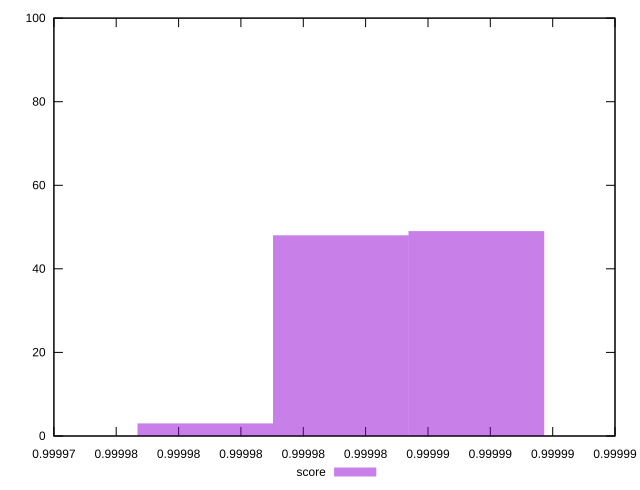

Write gnuplot code to recreate this figure.
reset
set terminal svg size 640, 490
set output "reprap/mainthread-work-breakdown/samples/pages+cached+noexternal+nojs/score/histogram.svg"

$score <<EOF
0.9999788547114948 3
0.9999832025968765 48
0.9999875504822582 49
EOF

set key outside below
set boxwidth 0.000004347885381715428
set yrange [0:100]
set style fill transparent solid 0.5 noborder

plot \
  $score title "score" with boxes, \


reset
